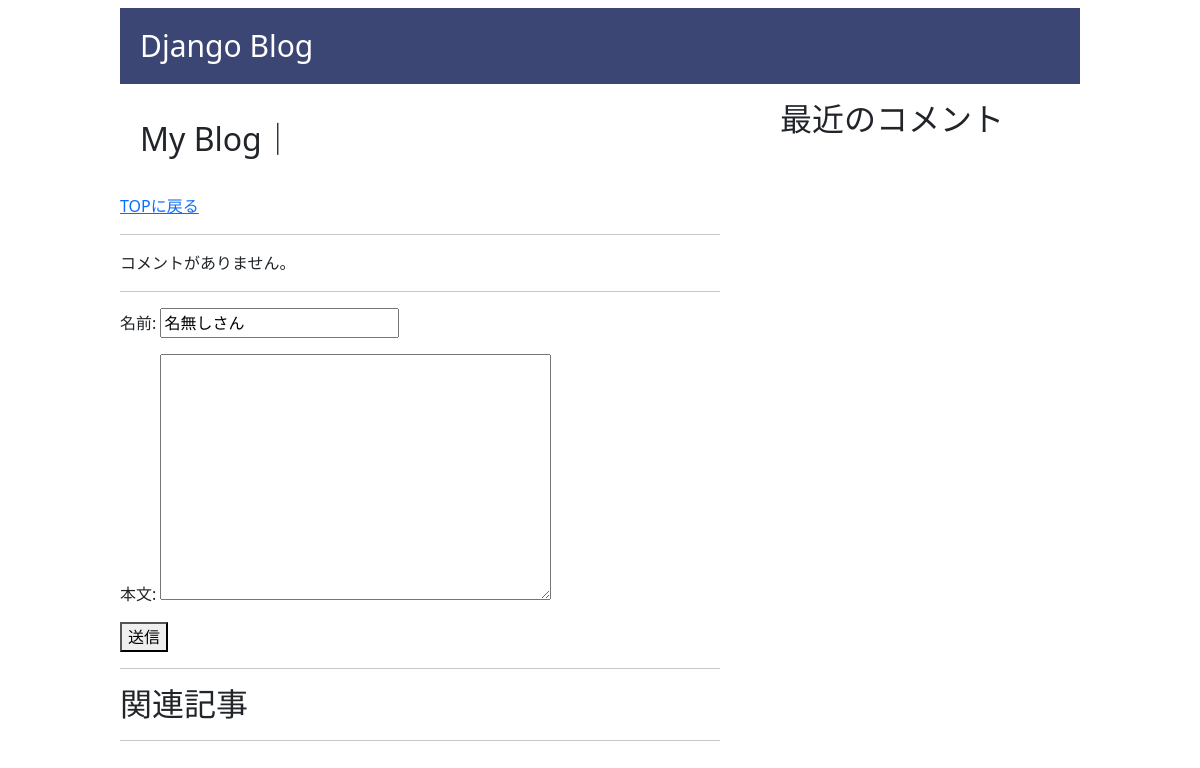
Before: /detail/16/ with the older database file.
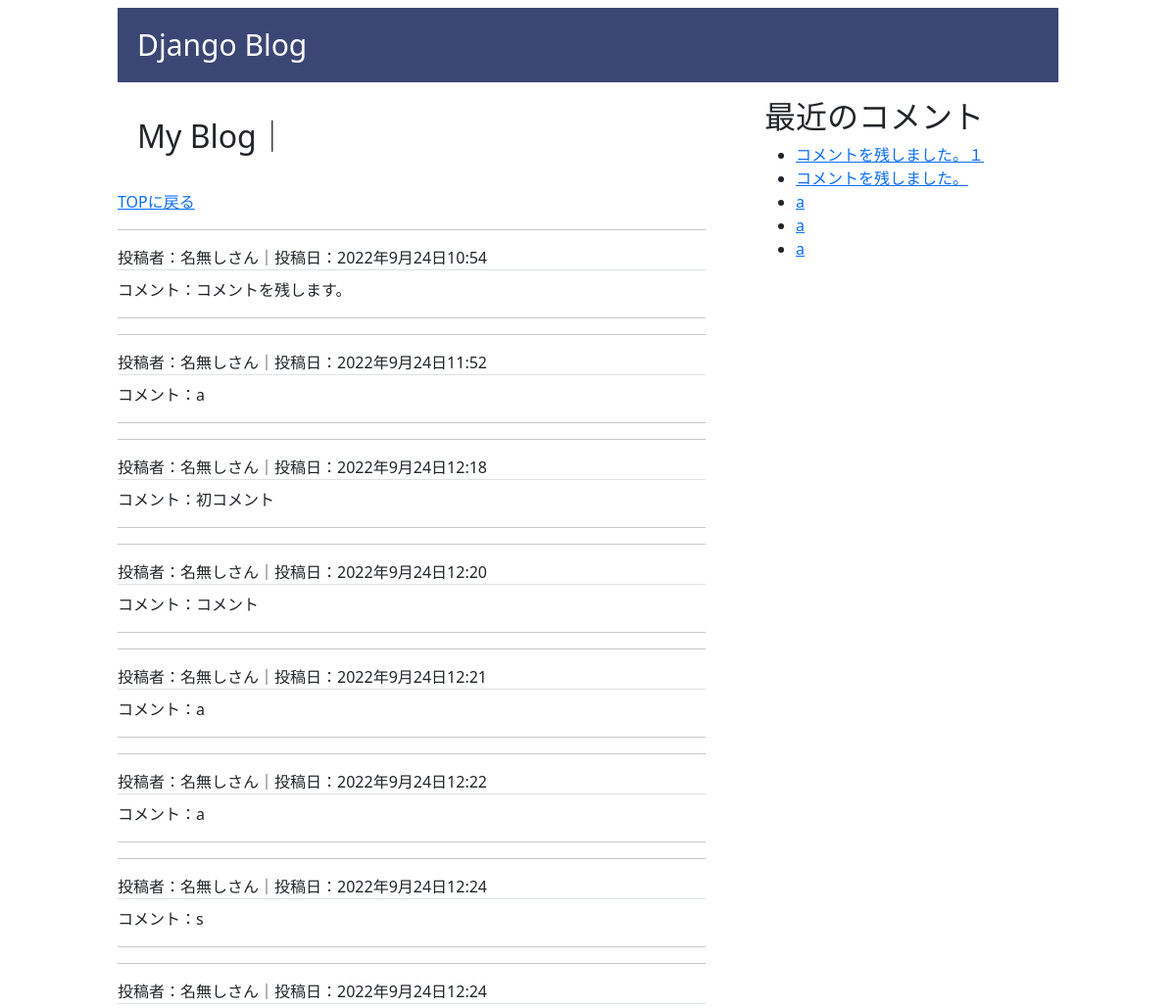
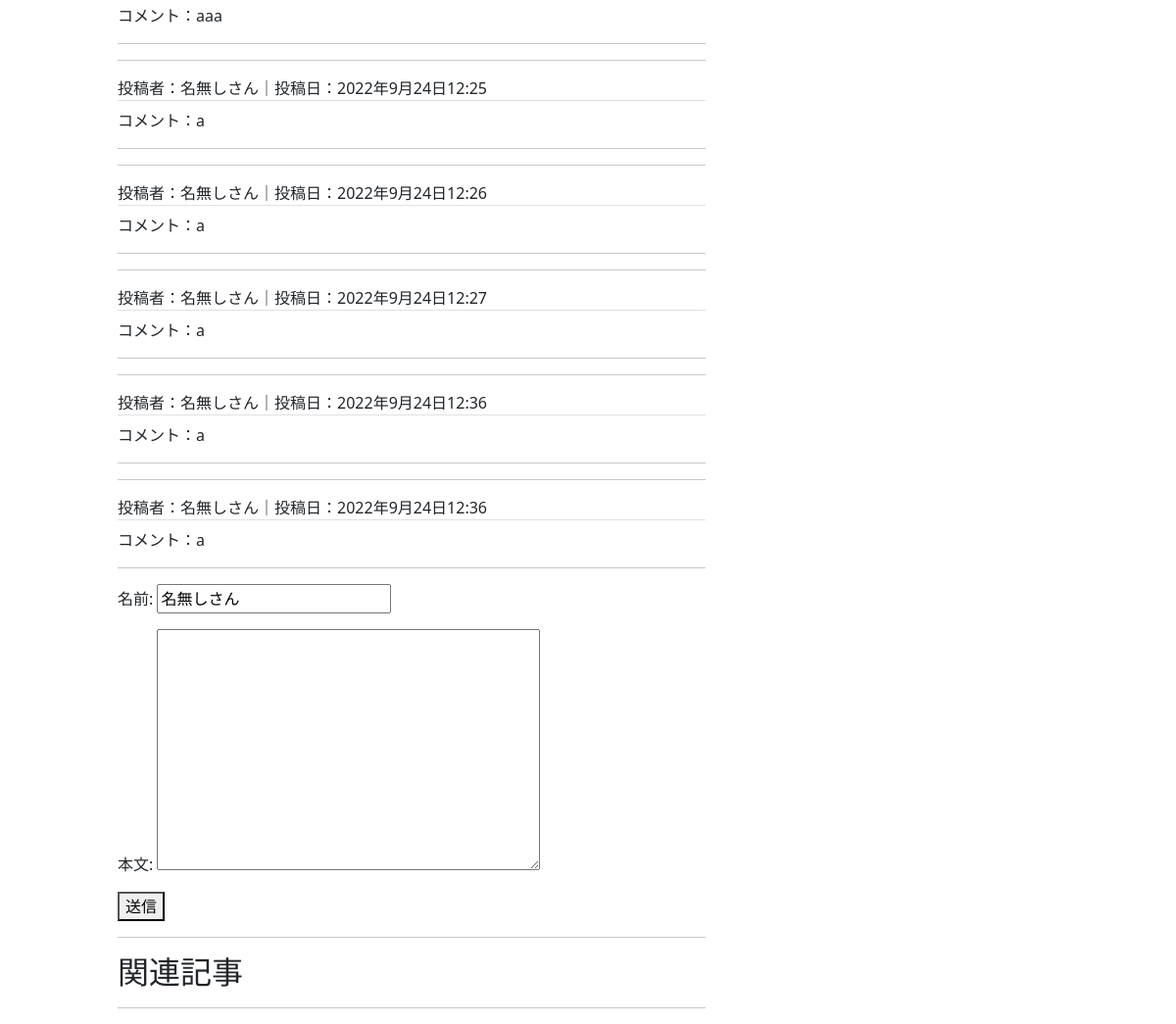
After: the same page with the newer database file (2 pictures, top to bottom).
### blog/models.py (models this page shows)
class Comment(models.Model):
    name = models.CharField('名前', max_length=255, default='名無しさん')
    text = models.TextField('本文')
    target = models.ForeignKey(BlogModel, on_delete=models.CASCADE, verbose_name='対象記事')
    created_at = models.DateTimeField('作成日', default=timezone.now)
    def __str__(self):
        return self.text[:20]

### blog/views.py (the view)
# urls.py: path('detail/<int:pk>/', views.detail, name='detail'),
def detail(request, pk):
    content = get_object_or_404(BlogModel, pk=pk)
    comments = Comment.objects.filter(target=pk)
    relation_post = BlogModel.objects.filter(relation_posts=pk)
    form = CommentCreateForm(request.POST or None)
    if form.is_valid():
        comment = form.save(commit=False)
        comment.target = content
        comment.save()
        return redirect('index')
    context = {
        'contents': content,
        'form': form,
        'comments': comments,
        'relation_post': relation_post,
    }
    return render(request, 'blog/detail.html', context)

### blog/forms.py
class CommentCreateForm(forms.ModelForm):
    class Meta:
        model = Comment
        exclude = ('target', 'created_at')

### blog/context_processors.py (called while the page is built)
def common(request):
    context = {
        'comment_list': Comment.objects.order_by("-created_at")[:5]
    }
    return context

### templates/blog/detail.html (shortened to what this page needs)
{% extends 'blog/base.html' %}
{% load static %}
{% block content %}
<h2 class="detail">{% block title %}My Blog｜{{ content.title }}{% endblock %}</h2>
<p>
  <a href="/">TOPに戻る</a>
</p>
{% for comment in comments %}
<hr>
<div class="border-bottom">投稿者：{{comment.name}}｜投稿日：{{ comment.created_at }}</div>
<div class="mt-2">コメント：{{ comment.text }}</div>
<hr>
{% empty %}
<hr>
コメントがありません。
<hr>
{% endfor %}
<form action="" method="POST">
  {{ form.as_p }}
  <button type="submit">送信</button>
</form>
<hr>
<h2 class="title">関連記事</h2>
<hr>
{% endblock %}

### templates/blog/base.html (shortened to what this page needs)
{% load static %}
<!DOCTYPE html>
<html lang="ja">
  <head>
    <link href="https://cdn.jsdelivr.net/npm/bootstrap@5.0.2/dist/css/bootstrap.min.css" rel="stylesheet" />
    <link rel="stylesheet" href="{% static 'css/style.css' %}">
  </head>
  <body>
    <header>
      <h1><a href="/">Django Blog</a></h1>
    </header>
    <main>
      {% block content %}
      {% endblock %}
    </main>
    <aside>
      <h2>最近のコメント</h2>
      <ul>
        {% for comment in comment_list %}
            <li><a href="{% url 'detail' pk=comment.target.pk %}">{{ comment }}</a></li>
        {% endfor %}
    </ul>
    </aside>
  </body>
</html>

### blog/static/css/style.css (style rules this page uses)
h1 { background-color: #3b4675; font-size: 30px; color: white; padding: 20px; }
h1 a { color: white; text-decoration: none; }
.detail { padding: 20px; }

### templates/blog/base.html (style rules this page uses)
body { width: 1200px; margin: 0 auto; display: grid; grid-template-columns: 1fr 600px 60px 300px 1fr; grid-template-rows: [head] 100px [main side] auto; }
header { grid-column: 2 / -2; grid-row: head; align-self: center; }
main { grid-column: 2; grid-row: main; }
aside { grid-column: 4; grid-row: side; }

Changed rows visible on the page:
added Comment: name "名無しさん", created_at "2022年9月24日10:54", text "コメントを残します。", shown under "My Blog｜"
added Comment: name "名無しさん", created_at "2022年9月24日11:52", text "a", shown under "My Blog｜"
added Comment: name "名無しさん", created_at "2022年9月24日12:18", text "初コメント", shown under "My Blog｜"
added Comment: name "名無しさん", created_at "2022年9月24日12:20", text "コメント", shown under "My Blog｜"
added Comment: name "名無しさん", created_at "2022年9月24日12:21", text "a", shown under "My Blog｜"
added Comment: name "名無しさん", created_at "2022年9月24日12:22", text "a", shown under "My Blog｜"
added Comment: name "名無しさん", created_at "2022年9月24日12:24", text "s", shown under "My Blog｜"
added Comment: name "名無しさん", created_at "2022年9月24日12:24", text "aaa", shown under "My Blog｜"
added Comment: name "名無しさん", created_at "2022年9月24日12:25", text "a", shown under "My Blog｜"
added Comment: name "名無しさん", created_at "2022年9月24日12:26", text "a", shown under "My Blog｜"
added Comment: name "名無しさん", created_at "2022年9月24日12:27", text "a"
added Comment: name "名無しさん", created_at "2022年9月24日12:36", text "a"
added Comment: name "名無しさん", created_at "2022年9月24日12:36", text "a"
added Comment: text "コメントを残しました。１", shown under "最近のコメント"
added Comment: text "コメントを残しました。", shown under "最近のコメント"
Other visible differences:
text no longer shown: "コメントがありません。"
